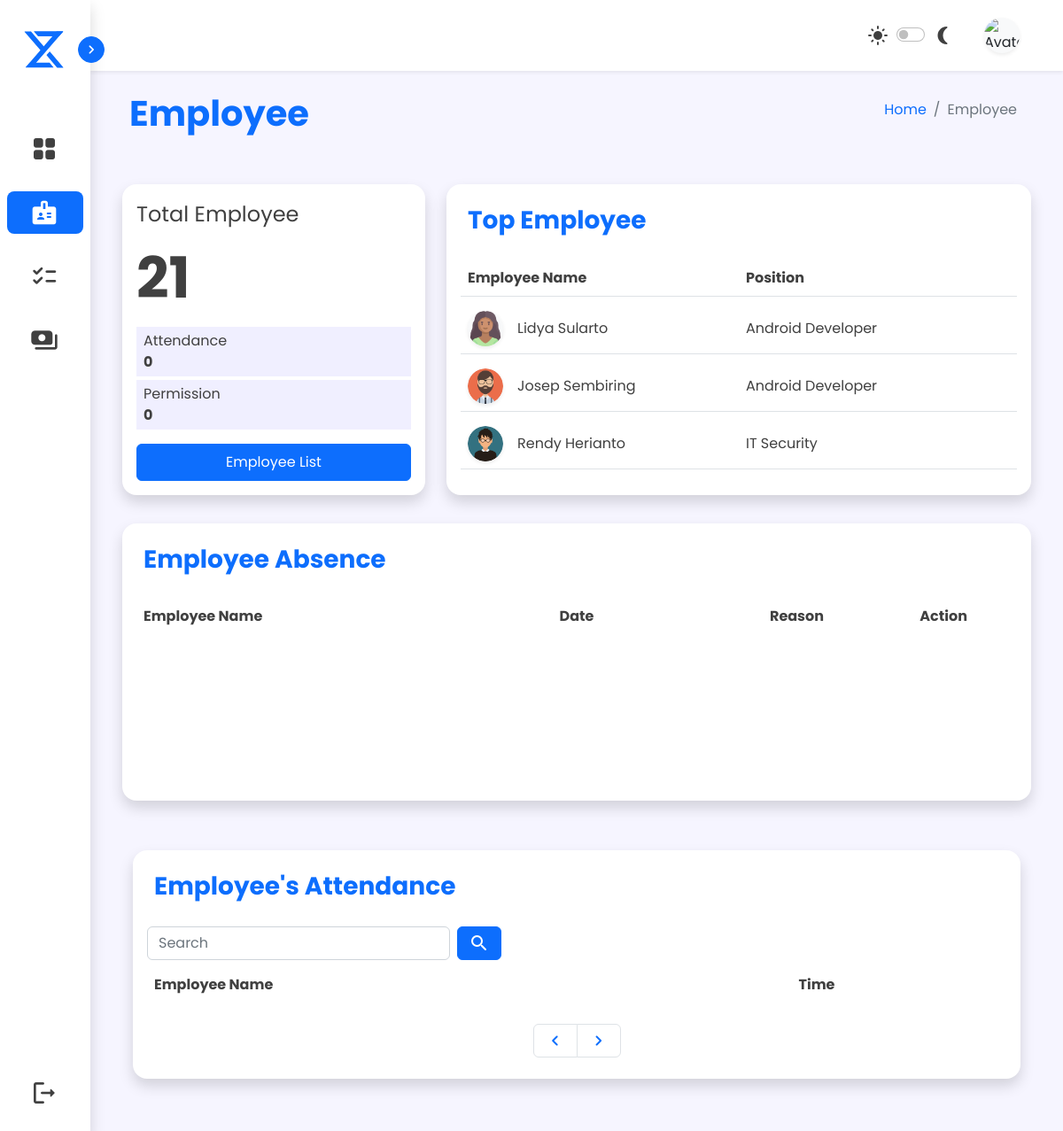
/sources/admin/admin-employee.php (signed in), run on an earlier commit of the app's database.
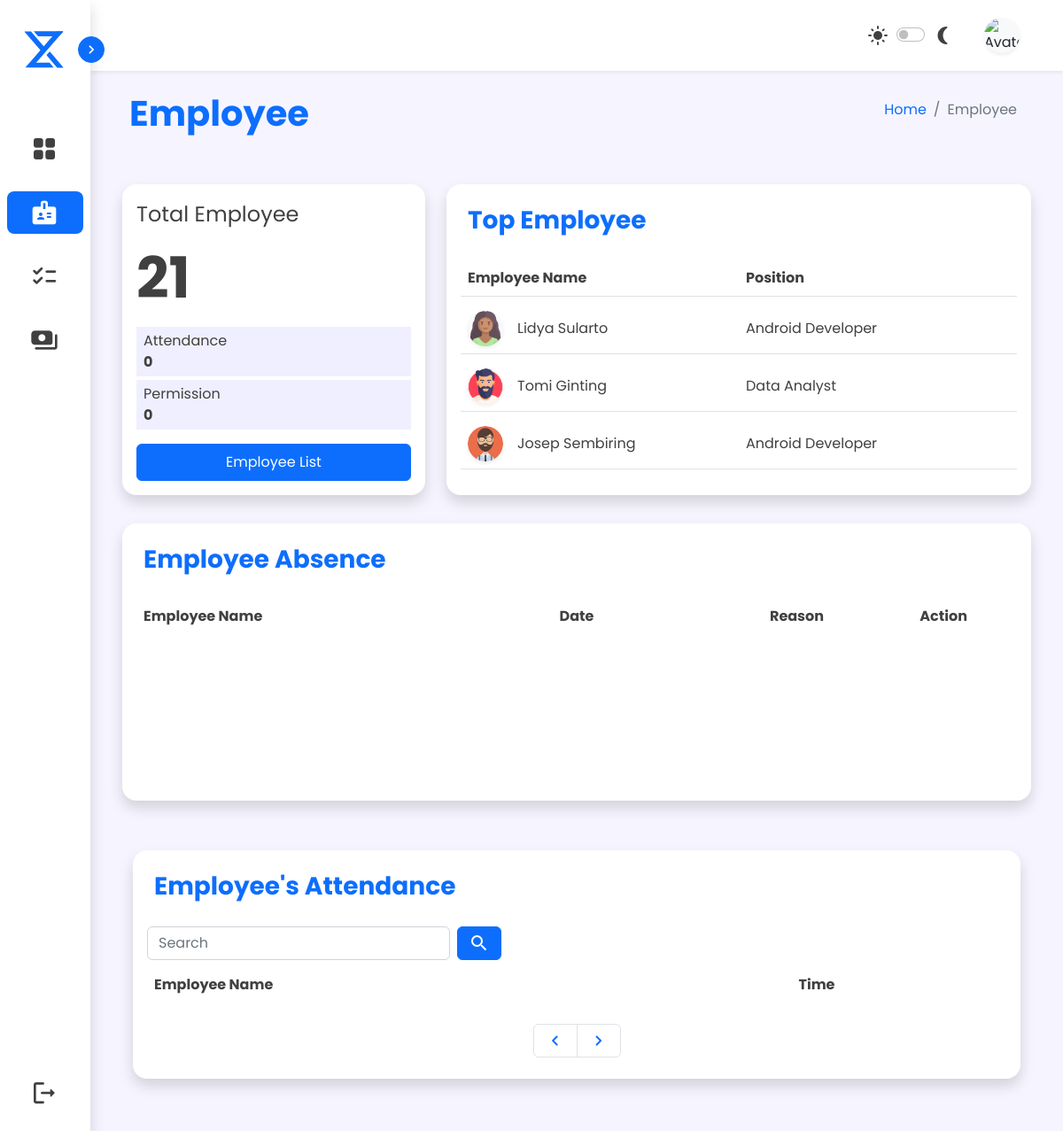
And on a later commit of the database.
### tables this page shows
CREATE TABLE `top` (
  `id` int(11) NOT NULL,
  `kode_karyawan` varchar(10) NOT NULL,
  `jumlah_hadir` varchar(200) NOT NULL,
  `nama` varchar(50) NOT NULL
);

CREATE TABLE `karyawan_tetap` (
  `id` int(20) NOT NULL,
  `kode_karyawan` varchar(7) NOT NULL,
  `nama` varchar(50) NOT NULL,
  `nip` varchar(20) NOT NULL,
  `tanggal` date NOT NULL,
  `tempat` varchar(20) NOT NULL,
  `alamat` varchar(150) NOT NULL,
  `foto` varchar(100) NOT NULL,
  `posisi` varchar(20) NOT NULL,
  `jenis_kelamin` varchar(10) NOT NULL,
  `gaji` bigint(30) NOT NULL
);

### php/functions.php (called while the page is built)
<?php
function koneksi (){
    return mysqli_connect("localhost", "root", "", "perusahaan");
}
function query ($query){
    $koneksi = koneksi();
    $data = mysqli_query($koneksi, $query);
    if(mysqli_num_rows($data) > 1){
        $rows = [];
        while($row = mysqli_fetch_assoc($data)){
            $rows[] = $row;
        }
        return $rows;
    }else {
        $rows = mysqli_fetch_assoc($data);
        return $rows;
    }
}
?>

### sources/admin/admin-employee.php (the view, shortened to what the changed rows need)
<!DOCTYPE html>
<html lang="en">
<head>
    <link href="https://cdn.jsdelivr.net/npm/bootstrap@5.2.2/dist/css/bootstrap.min.css" rel="stylesheet" />
    <link rel="stylesheet" href="../../assets/style/main.css">
</head>
<?php
require '../../php/functions.php';
?>
<body class="d-none">
    <div class="content col d-flex flex-column gap-3 mb-5">
        <div class="d-flex flex-column gap-4 px-2">
            <div class="d-flex header my-2 mx-0 mx-lg-4 px-1">
                <div class="d-flex flex-column flex-lg-row col justify-content-between px-1 px-lg-2">
                    <h1 class="fw-bold header">Employee</h1>
                </div>
            </div>
            <div class="d-flex col flex-column flex-xxl-row mx-1 mx-lg-4 gap-4">
                <div class="col-xxl-8 d-flex flex-column p-2 gap-3">
                    <div class="d-flex">
                        <div class="d-flex row col flex-column flex-lg-row gap-4 p-2">
                            <div class="container col rounded-4 shadow border-0 d-flex flex-column p-2 ">
                                <table class="table table-hover">
                                    <thead>
                                        <tr class="d-flex col px-2 py-1">
                                            <th class="col text">Employee Name</th>
                                            <th class="col text">Position</th>
                                        </tr>
                                    </thead>
                                    <tbody>
                                        <?php
                                        $data = mysqli_query($koneksi, "SELECT kode_karyawan, jumlah_hadir, nama FROM top ORDER BY jumlah_hadir DESC LIMIT 3");
                                        while ($tampil = mysqli_fetch_array($data)) {
                                            $id = $tampil['kode_karyawan'];
                                            $get = query("SELECT * FROM karyawan_tetap WHERE kode_karyawan = '$id'");
                                        ?>
                                            <tr class="d-flex col px-2 py-1">
                                                <td class="col-6 d-flex align-items-center gap-3 ">
                                                    <img id="profile-img" src="../user-img/<?= $get['foto']; ?>" class="rounded-circle bg-light shadow-sm" alt="Avatar" />
                                                    <span class="text"><?= $tampil['nama'] ?></span>
                                                </td>
                                                <td class="col-6 d-flex align-items-center">
                                                    <span class="text"><?= $get['posisi']; ?></span>
                                                </td>
                                            </tr>
                                        <?php } ?>
                                    </tbody>
                                </table>
                            </div>
                        </div>
                    </div>
                    <div class="d-flex row col p-2 flex-column flex-xxl-row">
                        <div class="container col rounded-4 shadow border-0 d-flex flex-column p-2">
                            <table class="table table-borderless">
                                <thead>
                                    <tr class="d-flex col px-2 py-1 ">
                                        <th class="col-8 col-sm-4 justify-content-center text">Employee Name</th>
                                        <th class="col-4 d-none d-md-flex justify-content-center text">Date</th>
                                        <th class="col d-none d-md-flex justify-content-center text">Reason</th>
                                        <th class="col d-flex justify-content-center text">Action</th>
                                    </tr>
                                </thead>
                            </table>
                        </div>
                    </div>
                </div>
                <div class="d-flex col flex-column col p-3">
                    <div class="container col rounded-4 shadow border-0 d-flex flex-column gap-1 p-2" id="attendance">
                        <table class="table table-borderless">
                            <thead>
                                <tr class="d-flex col px-2 py-1">
                                    <th class="col-9 text">Employee Name</th>
                                    <th class="col text">Time</th>
                                </tr>
                            </thead>
                        </table>
                    </div>
                </div>
            </div>
        </div>
    </div>
</body>
</html>

What changed in the data, as far as the page shows it:
no longer on this page (row unchanged): top: karyawan_tetap.foto (picture), nama "Rendy Herianto", karyawan_tetap.posisi "IT Security"
now on this page (row edited): top: karyawan_tetap.foto (picture), nama "Tomi Ginting", karyawan_tetap.posisi "Data Analyst"
